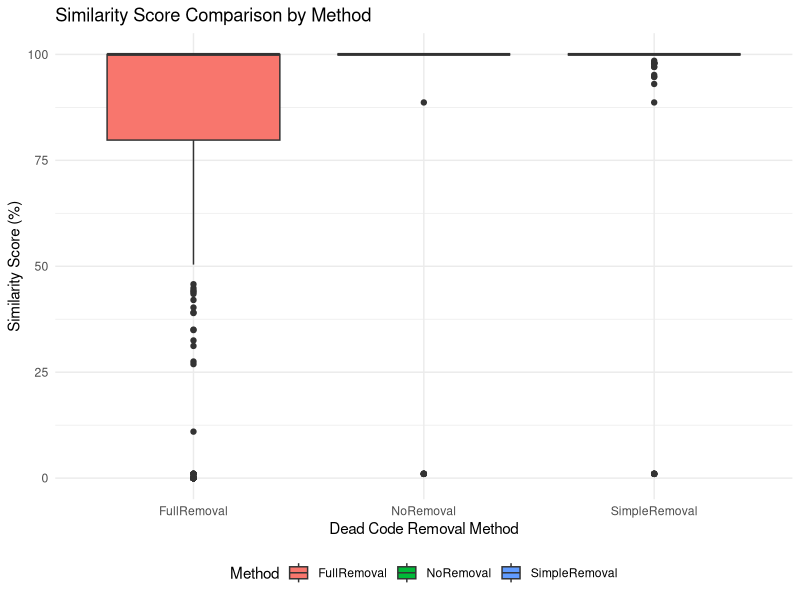
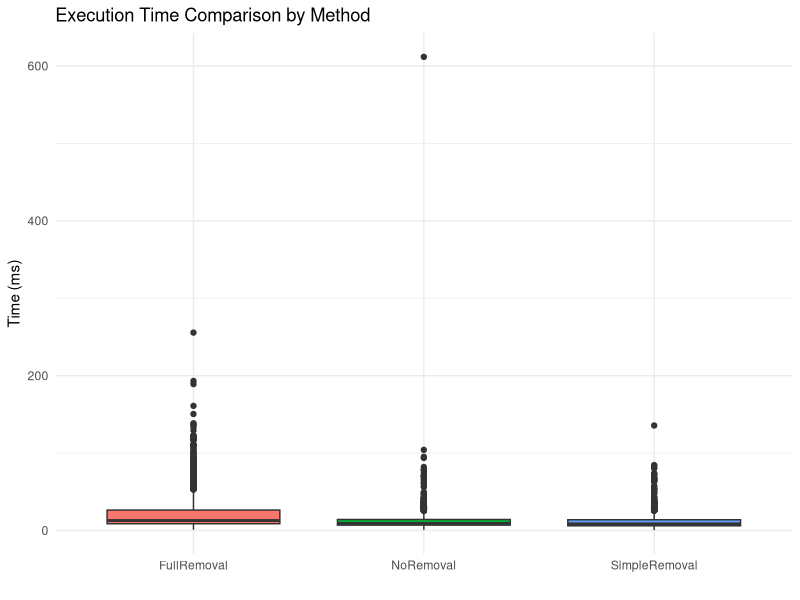
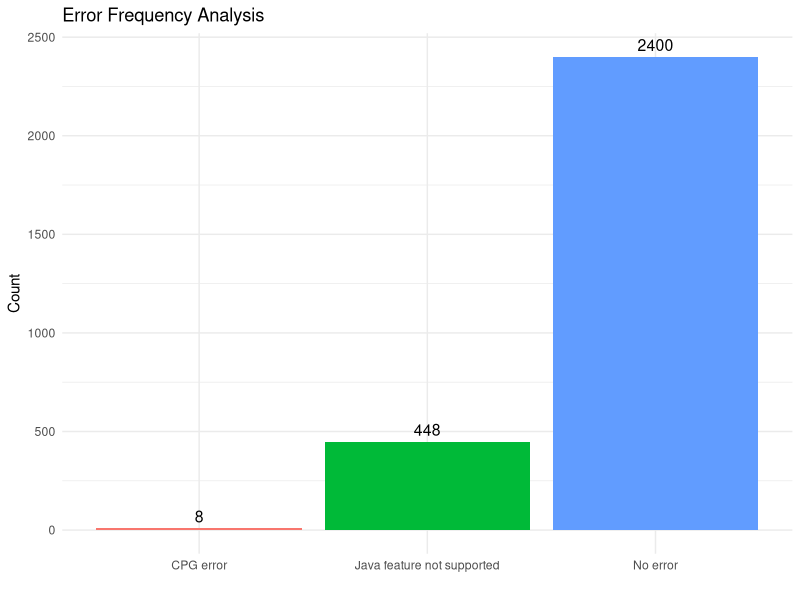
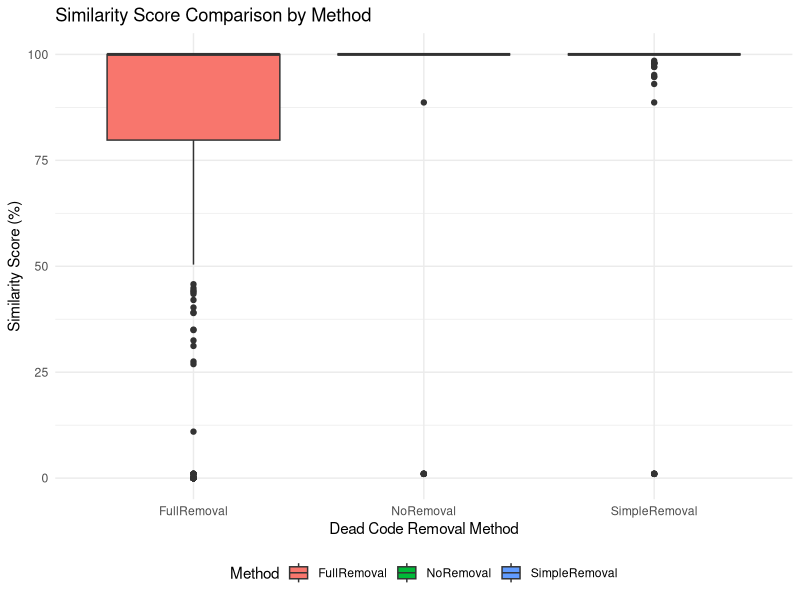
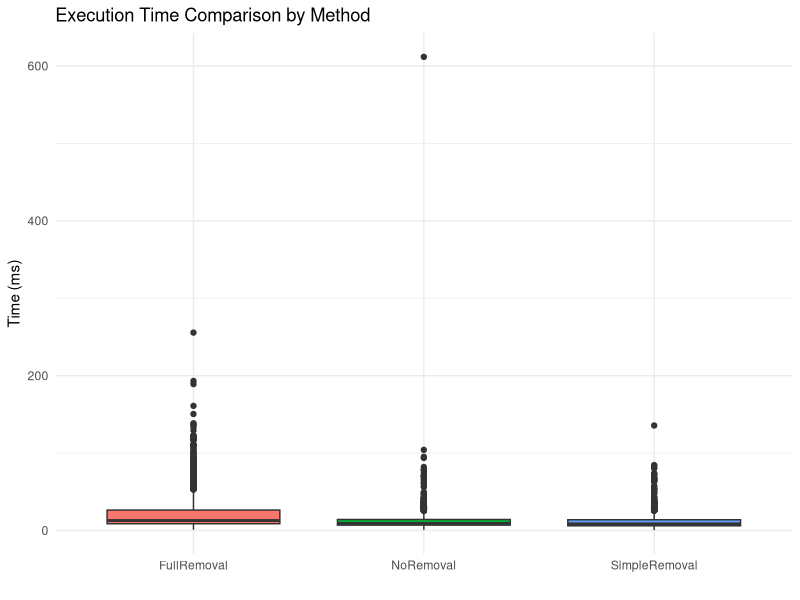
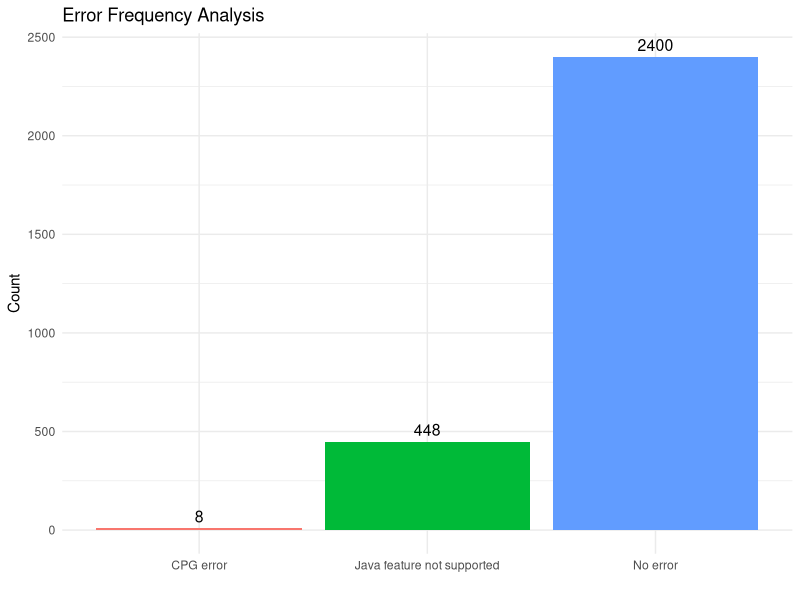

These figures' R source, in order:
# Load required libraries
library(ggplot2)
library(tidyr)
library(dplyr)

# Read the CSV file
data <- read.csv("results/Progpedia_deadcode_results.csv")

# 1. Box plots for similarity values (NoRemoval, SimpleRemoval, FullRemoval)
similarity_data <- data %>%
  select(FileName, NoRemoval, SimpleRemoval, FullRemoval) %>%
  pivot_longer(cols = c(NoRemoval, SimpleRemoval, FullRemoval),
               names_to = "Method",
               values_to = "Similarity")
# Create box plot for similarity
p1 <- ggplot(similarity_data, aes(x = Method, y = Similarity, fill = Method)) +
  geom_boxplot() +
  labs(title = "Similarity Score Comparison by Method",
       x = "Dead Code Removal Method",
       y = "Similarity Score (%)") +
  theme_minimal() +
  theme(legend.position = "bottom")



# 2. Box plots for execution times
time_data <- data %>%
  select(FileName, TimeNoRemoval.ms., TimeSimpleRemoval.ms., TimeFullRemoval.ms.) %>%
  pivot_longer(cols = starts_with("Time"),
               names_to = "Method",
               values_to = "Time") %>%
  mutate(Method = gsub("Time|.ms.", "", Method))

p2 <- ggplot(time_data, aes(x = Method, y = Time, fill = Method)) +
  geom_boxplot() +
  labs(title = "Execution Time Comparison by Method",
       x = "",
       y = "Time (ms)") +
  theme_minimal() +
  theme(legend.position = "none")



# 4. Bar plot for error frequencies
# Convert string "true"/"false" to logical TRUE/FALSE
data <- data %>%
  mutate(
    JavaLanguageFeatureNotSupported = as.logical(JavaLanguageFeatureNotSupported),
    CpgErrorException = as.logical(CpgErrorException)
  )
error_summary <- data %>%
  summarise(JavaNotSupported = sum(JavaLanguageFeatureNotSupported),
            CpgErrors = sum(CpgErrorException),
            NoErrors = sum(!JavaLanguageFeatureNotSupported & !CpgErrorException)) %>%
  pivot_longer(everything(), names_to = "ErrorType", values_to = "Count") %>%
  mutate(ErrorType = case_when(
    ErrorType == "JavaNotSupported" ~ "Java feature not supported",
    ErrorType == "CpgErrors" ~ "CPG error",
    ErrorType == "NoErrors" ~ "No error",
    TRUE ~ ErrorType
  ))

p4 <- ggplot(error_summary, aes(x = ErrorType, y = Count, fill = ErrorType)) +
  geom_bar(stat = "identity") +
  geom_text(aes(label = Count), vjust = -0.5, size = 4) +
  labs(title = "Error Frequency Analysis",
       x = "",
       y = "Count") +
  theme_minimal() +
  theme(legend.position = "none")


# Display plots
print(p1)
print(p2)
print(p4)

# Save plots
#ggsave("similarity_boxplot.png", p1, width = 10, height = 6, dpi = 300)
#ggsave("time_boxplot.png", p2, width = 10, height = 6, dpi = 300)
#ggsave("error_frequency.png", p4, width = 8, height = 6, dpi = 300)
# Save plots as PDF
ggsave("similarity_boxplot.pdf", p1, width = 10, height = 6)
ggsave("time_boxplot.pdf", p2, width = 10, height = 6)
ggsave("error_frequency.pdf", p4, width = 8, height = 6)


# 6. Summary statistics table
summary_stats <- similarity_data %>%
  group_by(Method) %>%
  summarise(
    Mean = mean(Similarity, na.rm = TRUE),
    Median = median(Similarity, na.rm = TRUE),
    SD = sd(Similarity, na.rm = TRUE),
    Min = min(Similarity, na.rm = TRUE),
    Max = max(Similarity, na.rm = TRUE)
  )

print(summary_stats)
